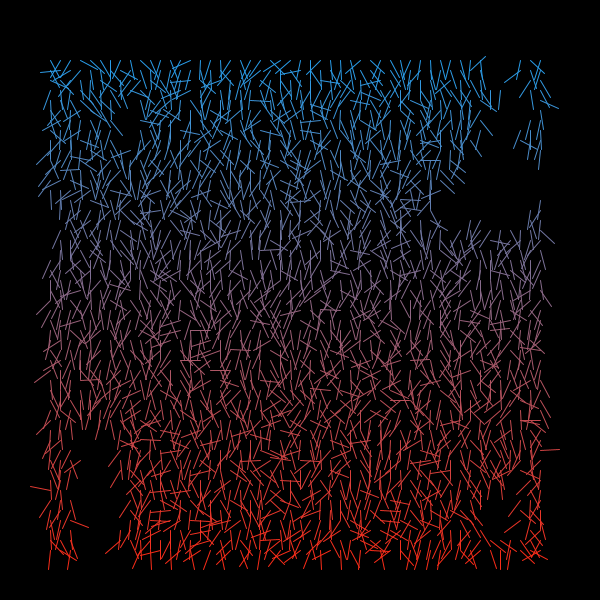
Frame 1 (no input)
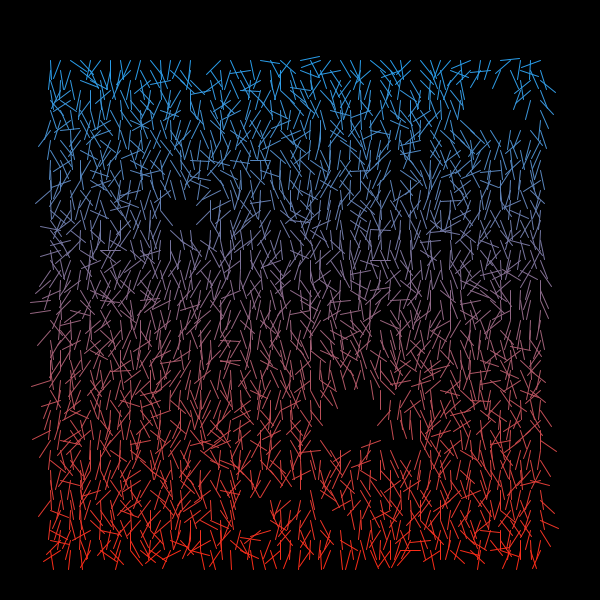
Frame 2 (the mouse pressed at the canvas centre, redrawn once)

The Processing sketch that drew these frames (run headless with seeded random() and noise(); the mouse was pressed at the canvas centre and the sketch redrawn once):

// Processing sketch: Interruption
// ── Interruption.pde
/* Author:   Zora Zhang
 Date:     July 9, 2020
 
 Abstract: This sketch produces generative art that imitates the piece
 "Interruption" by Vera Molnar, with some modifications and color changes! 
 Click the sketch to regenerate.
 
 */

/* Global variables */

int horizMargin = 50;             // width of margin on left/right of image
int vertMargin = 50;             // width of margin on top/bottom of image
int space = 10;                  // space between lines
int len = 20;                    // length of the lines
float rotateAngle;                // rotation angle
float threshold = 0.73;            // noise threshold to create holes
color c1 = color(20, 169, 255);    // gradient color #1
color c2 = color(255, 42, 20);      // gradient color #2

void setup() {
  size(600, 600);
  noFill();
  strokeWeight(1);
  pixelDensity(2);
}

void draw() {  
  clear();
  background(0);
  noiseSeed((long) random(100));
  interrupt();
  noLoop();
}

void interrupt() {

  for (int x = horizMargin; x < width - horizMargin; x += space) {
    for (int y = vertMargin; y < height - vertMargin; y += space) {

      // use perlin noise to generate smooth hole patterns
      // Reference: https://www.openprocessing.org/sketch/586226/
      noiseDetail(3, 0.65);
      float noiseVal;
      float noiseScale = 0.01;
      noiseVal = noise(x * noiseScale, y * noiseScale);

      // below threshold: draw the lines 
      if (noiseVal < threshold) {
        pushMatrix();
        translate(x, y + space);
        // gaussian distribution so that most of the rotation angles are not huge
        rotateAngle = randomGaussian() * 0.6;
        rotate(rotateAngle);
        float inter = map(y, 0 , height - vertMargin, 0, 1);
        color c = lerpColor(c1, c2, inter);
        stroke(c);
        line(0, 0, 0, len);
        popMatrix();
      }

      // above threshold: do nothing, leave blank spaces
      else {
      }
    }
  }
}

// click for the sketch to regenerate
// I also tried to make the lines move on mouseDragged(),
// but it did not work out with noLoop()
void mouseClicked() {
  redraw();
}
